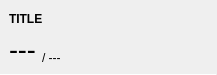
<?xml version="1.0" encoding="UTF-8"?>
<ui version="4.0">
 <class>MinMaxPane</class>
 <widget class="QWidget" name="MinMaxPane">
  <property name="geometry">
   <rect>
    <x>0</x>
    <y>0</y>
    <width>217</width>
    <height>75</height>
   </rect>
  </property>
  <property name="windowTitle">
   <string>Form</string>
  </property>
  <layout class="QVBoxLayout" name="verticalLayout">
   <property name="spacing">
    <number>0</number>
   </property>
   <property name="leftMargin">
    <number>0</number>
   </property>
   <property name="topMargin">
    <number>0</number>
   </property>
   <property name="rightMargin">
    <number>0</number>
   </property>
   <property name="bottomMargin">
    <number>0</number>
   </property>
   <item>
    <layout class="QVBoxLayout" name="verticalLayout_2">
     <property name="spacing">
      <number>6</number>
     </property>
     <property name="leftMargin">
      <number>9</number>
     </property>
     <property name="topMargin">
      <number>9</number>
     </property>
     <property name="rightMargin">
      <number>9</number>
     </property>
     <property name="bottomMargin">
      <number>9</number>
     </property>
     <item>
      <widget class="QLabel" name="titleLabel">
       <property name="font">
        <font>
         <weight>75</weight>
         <bold>true</bold>
        </font>
       </property>
       <property name="text">
        <string notr="true">TITLE</string>
       </property>
      </widget>
     </item>
     <item>
      <layout class="QHBoxLayout" name="horizontalLayout">
       <item>
        <widget class="QLabel" name="valueLabel">
         <property name="font">
          <font>
           <pointsize>20</pointsize>
          </font>
         </property>
         <property name="text">
          <string notr="true">---</string>
         </property>
        </widget>
       </item>
       <item>
        <layout class="QVBoxLayout" name="verticalLayout_3">
         <property name="spacing">
          <number>0</number>
         </property>
         <item>
          <widget class="QLabel" name="maxLabel">
           <property name="sizePolicy">
            <sizepolicy hsizetype="Expanding" vsizetype="Preferred">
             <horstretch>0</horstretch>
             <verstretch>0</verstretch>
            </sizepolicy>
           </property>
           <property name="text">
            <string notr="true">/ ---</string>
           </property>
           <property name="alignment">
            <set>Qt::AlignBottom|Qt::AlignLeading|Qt::AlignLeft</set>
           </property>
           <property name="margin">
            <number>3</number>
           </property>
          </widget>
         </item>
        </layout>
       </item>
      </layout>
     </item>
    </layout>
   </item>
   <item>
    <widget class="Line" name="line">
     <property name="maximumSize">
      <size>
       <width>16777215</width>
       <height>1</height>
      </size>
     </property>
     <property name="orientation">
      <enum>Qt::Horizontal</enum>
     </property>
    </widget>
   </item>
  </layout>
 </widget>
 <resources/>
 <connections/>
</ui>
